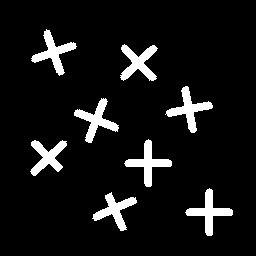
#> input picture Lab02/art8.png, 256 x 256 px
$ jupyter execute second.ipynb
#> lines starting #> are read from the running program, lines starting #| are printed output that depends on the picture; after the words box and inside, x2 and y2 are one past the last pixel; in counts of white or black regions, pixels touching at a corner belong together
[cell 1]
import cv2
import numpy as np
import matplotlib.pyplot as plt

#Versão do Algoritmo (Gabriel. Erro na Rotulação)

class Point:
    def __init__(self, x, y):
        self.x = 0
        self.y = 0


img = cv2.imread("art8.png", cv2.IMREAD_GRAYSCALE)
#> img: shape (256, 256); values 1 (black) and 255 (white), 8% white; 8 white regions, largest, box (x1, y1, x2, y2) and area: (120, 44, 158, 81) 672, (165, 86, 213, 133) 670, (74, 98, 119, 143) 670
##Valores maiores que 127 estão mais próximos da cor branca (255), então se tornam 1.
##Valores menores que 127 estão mais próximos da cor preta (0), então se tornam 0.
img = cv2.threshold(img, 127, 1, cv2.THRESH_BINARY)[1]
img_rot = np.zeros(img.shape)

label = 1

p = Point(0,0)
pp = Point(0,0)     #Ponto Atual

for i in range(1,img.shape[0]-1):
    for j in range(1,img.shape[1]-1):
        p.x = i
        p.y = j

        nextPoints = []
        #Se pixel atual = 1 (branco) na img original mas 0 (preto) na img rotulada (que inicialmente é preta/zerada)...
        if (img[p.x, p.y] == 1 and img_rot[p.x, p.y] == 0):
            img_rot[p.x, p.y] = label       #rotula o pixel.
            nextPoints.append(p)            #adiciona ele em uma pilha (push) para encontrar seus vizinhos.
            while nextPoints != []:
                pp = nextPoints.pop()       #pega o pixel "de volta" e inicia a busca pelos vizinhos.

                #Cima
                p.x = pp.x - 1;
                p.y = pp.y;
                if (img[p.x, p.y] == 1) and (img_rot[p.x,p.y] == 0):
                    img_rot[p.x, p.y] = label;
                    print("Cima")
                    nextPoints.append(p);   #pixel vizinho também é rotulado e adicionado na pilha.

                #Esquerda
                p.x = pp.x;
                p.y = pp.y - 1;
                if (img[p.x, p.y] == 1) and (img_rot[p.x,p.y] == 0):
                    img_rot[p.x, p.y] = label;
                    print("Esquerda")
                    nextPoints.append(p)
            label = label + 1
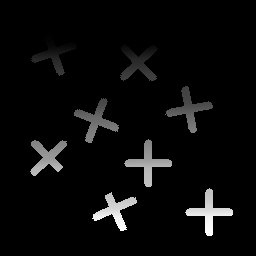
#> img_rot: shape (256, 256) float64; min 0, max 5255, mean 210.7; drawn with min black and max white
#> after the loop, label = 5256

plt.subplot(1, 2, 1)
plt.imshow(img, cmap='gray', vmin=0, vmax=1)
plt.subplot(1, 2, 2)
plt.imshow(img_rot, cmap='magma', vmin=0, vmax=8)
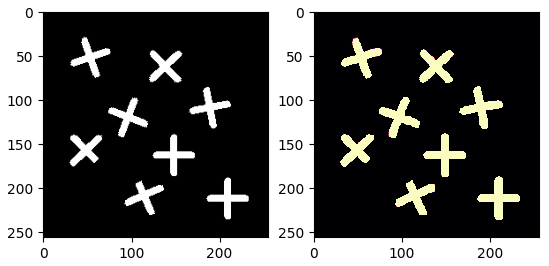
#> figure drawn by matplotlib, 2 panels

[cell 2]
# Funções auxiliares (executar primeiros)
# Guilherme

def getSmaller(list):
    smaller = list[0]

    for x in range(1, len(list)):
        if list[x] < smaller: smaller = list[x]

    return smaller

def moreThan(a, b):
    return a > b

[cell 3]
# Exercício 1 (Guilherme)
import cv2
import matplotlib.pyplot as plt
import numpy as np
import math

threshold = 127

img = cv2.imread("art8.png", cv2.IMREAD_GRAYSCALE)
labels = [[0 for _ in range(len(img[0]))] for _ in range(len(img))]
#> labels = 256 items
labelCount = 1
neighbourLabels = []
labelDictionary = {}
imgGray = [[0 for _ in range(len(img[0]))] for _ in range(len(img))]
#> imgGray = 256 items

# labeling the image
for x in range(len(img)):
    for y in range(len(img[x])):
        neighbourLabels = []

        if img[x][y] >= threshold:
            # if all neighbours are below the threshold
            if (y == 0 or img[x][y - 1] < threshold) and (x == 0 or img[x - 1][y] < threshold) and ((x == 0 or y == 0) or img[x - 1][y - 1] < threshold) and ((x == 0 or y == len(img[x]) - 1) or img[x - 1][y + 1] < threshold):
                labels[x][y] = labelCount
                labelCount += 1
            else: # if at least one neighbour is above the the threshold
                if y > 0 and labels[x][y - 1] > 0:
                    neighbourLabels.append(labels[x][y - 1])
                if x > 0 and labels[x - 1][y] > 0:
                    neighbourLabels.append(labels[x - 1][y])
                if (x > 0 and y > 0) and labels[x - 1][y - 1] > 0:
                    neighbourLabels.append(labels[x - 1][y - 1])
                if (x > 0 and y < (len(img[x]) - 1)) and labels[x - 1][y + 1] > 0:
                    neighbourLabels.append(labels[x - 1][y + 1])

                # if only one neighbour is above the threshold
                if len(neighbourLabels) == 1: labels[x][y] = neighbourLabels[0]
                elif len(neighbourLabels) > 1: # if more than one neighbour ia above the threshold
                    smaller = getSmaller(neighbourLabels)
                    labels[x][y] = smaller

                    # Assigning the neighbours labels to the lowest label between the neighbours
                    for u in range(len(neighbourLabels)):
                        if neighbourLabels[u] not in labelDictionary and neighbourLabels[u] != smaller: labelDictionary[neighbourLabels[u]] = smaller
#> this loop made 256 passes

labelDictionary = dict(sorted(labelDictionary.items(), reverse=True))

# Replacing equivalent labels
for label in labelDictionary:
    for a in range(len(labels)):
        for b in range(len(labels[a])):
            if labels[a][b] == label: labels[a][b] = labelDictionary[label]
#> this loop made 59 passes
#> label on passes 1 to 12: 67, 66, 65, 64, 63, 62, 61, 60, 59, 58, 57, 56

# Getting the different label values from the labeled image
values = list(set(i for j in labels for i in j))
values.remove(0)
values.sort()

# Creating a grayscale for the labeled image
grayscale = list(range(0, 255, math.ceil(255 / len(values))))

# Converting the labeled image to a grayscale
for g in range(len(labels)):
    for h in range(len(labels[g])):
        if labels[g][h] > 0: imgGray[g][h] = grayscale[values.index(labels[g][h])]

print("Utilizando a vizinhança de 8")

plt.subplot(1, 3, 1)
plt.imshow(img, cmap='gray', vmin=0, vmax=255);
plt.subplot(1, 3, 2)
plt.imshow(imgGray, cmap='gray', vmin=0, vmax=255);
plt.subplot(1, 3, 3)
plt.imshow(imgGray, cmap='magma', vmin=0, vmax=255);
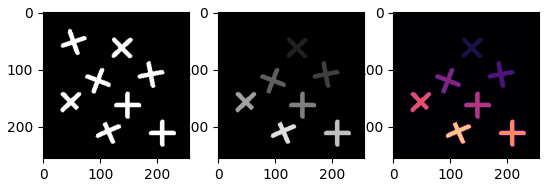
#> figure drawn by matplotlib, 3 panels

[cell 4]
# Exercício 2 (Guilherme)

import cv2
import matplotlib.pyplot as plt
import numpy as np

threshold = 165

img = cv2.imread("clc3.png", cv2.IMREAD_GRAYSCALE)
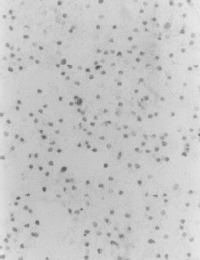
#> input picture Lab02/clc3.png, 200 x 260 px
#> img is the input picture: shape (260, 200); min 88, max 236, mean 198.6
imgBinary = [[0 for _ in range(len(img[0]))] for _ in range(len(img))]
labels = [[0 for _ in range(len(img[0]))] for _ in range(len(img))]
imgGray = [[0 for _ in range(len(img[0]))] for _ in range(len(img))]
labelCount = 1
neighbourLabels = []
labelDictionary = {}

# Binarizing the image
for c in range(len(img)):
    for d in range(len(img[c])):
        if img[c][d] > threshold: imgBinary[c][d] = 0
        else: imgBinary[c][d] = 255

# labeling the image
for x in range(len(imgBinary)):
    for y in range(len(imgBinary[x])):
        neighbourLabels = []

        if imgBinary[x][y] > 0:
            # if all neighbours are below the threshold
            if (y == 0 or imgBinary[x][y - 1] == 0) and (x == 0 or imgBinary[x - 1][y] == 0) and ((x == 0 or y == 0) or imgBinary[x - 1][y - 1] == 0) and ((x == 0 or y == len(imgBinary[x]) - 1) or imgBinary[x - 1][y + 1] == 0):
                labels[x][y] = labelCount
                labelCount += 1
            else: # if at least one neighbour is above the the threshold
                if y > 0 and labels[x][y - 1] > 0:
                    neighbourLabels.append(labels[x][y - 1])
                if x > 0 and labels[x - 1][y] > 0:
                    neighbourLabels.append(labels[x - 1][y])
                if (x > 0 and y > 0) and labels[x - 1][y - 1] > 0:
                    neighbourLabels.append(labels[x - 1][y - 1])
                if (x > 0 and y < (len(imgBinary[x]) - 1)) and labels[x - 1][y + 1] > 0:
                    neighbourLabels.append(labels[x - 1][y + 1])

                # if only one neighbour is above the threshold
                if len(neighbourLabels) == 1: labels[x][y] = neighbourLabels[0]
                elif len(neighbourLabels) > 1: # if more than one neighbour ia above the threshold
                    smaller = getSmaller(neighbourLabels)
                    labels[x][y] = smaller

                    # Assigning the neighbours labels to the lowest label between the neighbours
                    for u in range(len(neighbourLabels)):
                        if neighbourLabels[u] not in labelDictionary and neighbourLabels[u] != smaller: labelDictionary[neighbourLabels[u]] = smaller

labelDictionary = dict(sorted(labelDictionary.items(), reverse=True))

# Replacing equivalent labels
for label in labelDictionary:
    for a in range(len(labels)):
        for b in range(len(labels[a])):
            if labels[a][b] == label: labels[a][b] = labelDictionary[label]
#> this loop made 16 passes
#> label on passes 1 to 12: 218, 212, 193, 175, 165, 153, 139, 135, 130, 124, 111, 103

# Getting the different label values from the labeled image
values = list(set(i for j in labels for i in j))
values.remove(0)

print("Utilizando a vizinhança de 8, existem aproximadamente " + str(len(values)) + " objetos na imagem")
#| Utilizando a vizinhança de 8, existem aproximadamente 212 objetos na imagem

plt.subplot(1, 3, 1)
plt.imshow(img, cmap='gray', vmin=0, vmax=255);
plt.subplot(1, 3, 2)
plt.imshow(imgBinary, cmap='gray', vmin=0, vmax=255);
plt.subplot(1, 3, 3)
plt.imshow(labels, cmap='gray', vmin=0, vmax=255);
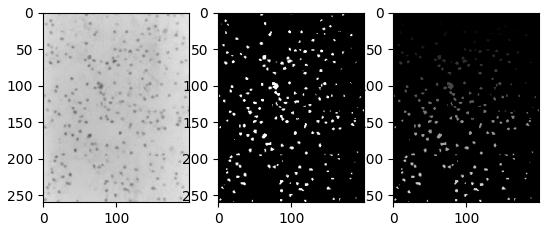
#> figure drawn by matplotlib, 3 panels
